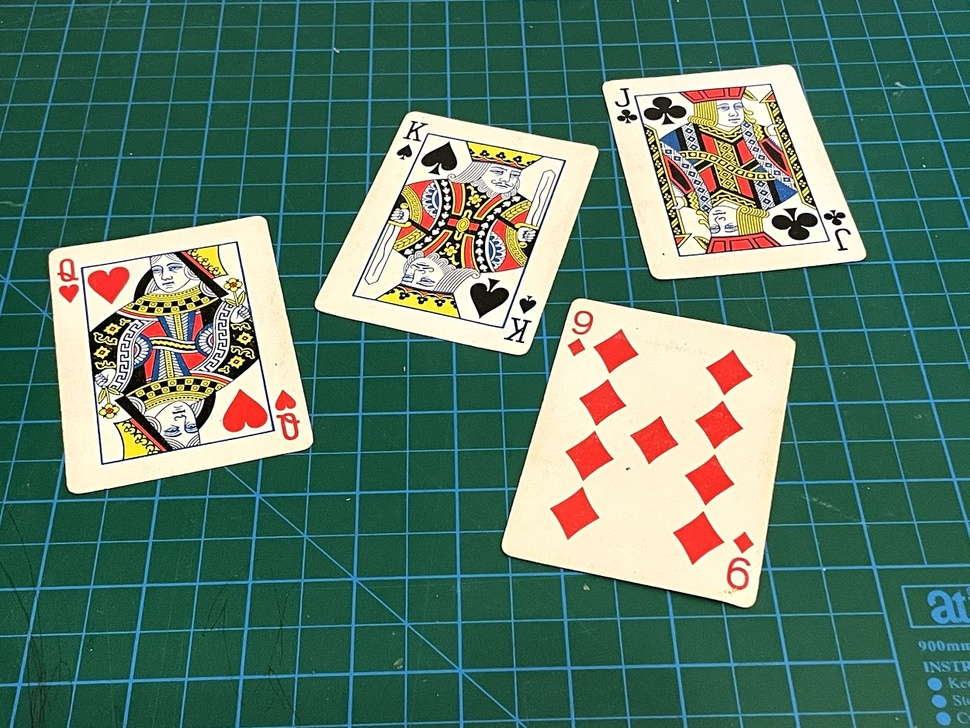
#> input picture assest/cards.jpg, 970 x 728 px, shrunk from 1250 x 938 before the run
$ jupyter execute code.ipynb
#> lines starting #> are read from the running program, lines starting #| are printed output that depends on the picture; after the words box and inside, x2 and y2 are one past the last pixel; in counts of white or black regions, pixels touching at a corner belong together
## 大津法

大津法是按图像的灰度特性,将图像分成背景和前景两部分。因方差是灰度分布均匀性的一种度量,背景和前景之间的类间方差越大,说明构成图像的两部分的差别越大,当部分前景错分为背景或部分背景错分为前景都会导致两部分差别变小。因此,使类间方差最大的分割意味着错分概率最小。

## 什么是类间方差？

[cell 1]
import cv2 as cv
import numpy as np
import matplotlib.pyplot as plt

# 正式开始
img = cv.imread(r"../assest/cards.jpg", 0)
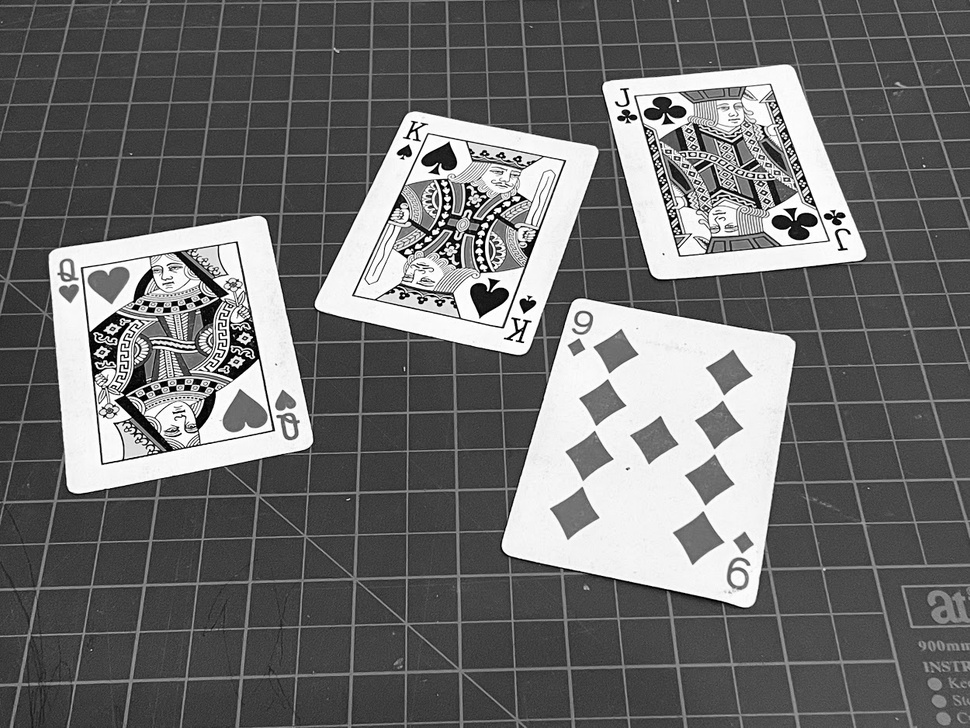
#> img: shape (728, 970); min 0, max 255, mean 109.7

Sigma = -1
T = 0

for t in range(0, 256):
    bg  = img[img <= t]
    obj = img[img > t]

    p0 = bg.size / img.size
    p1 = obj.size / img.size

    m0 = 0 if bg.size == 0 else bg.mean()
    m1 = 0 if obj.size == 0 else obj.mean()

    sigma = p0 * p1 * (m0 - m1)**2

    if sigma > Sigma:
        Sigma = sigma
        T = t
#> this loop made 256 passes
#> (m0, m1, sigma, Sigma) on passes 1 to 12: (0, 110, 29.27, 29.27), (0.284, 110.1, 40.73, 40.73), (0.629, 110.2, 50.68, 50.68), (0.998, 110.3, 59.68, 59.68), (1.35, 110.3, 67.1, 67.1), (1.72, 110.4, 74.28, 74.28), (2.13, 110.5, 81.56, 81.56), (2.5, 110.5, 87.69, 87.69), (2.88, 110.6, 93.69, 93.69), (3.34, 110.7, 100.5, 100.5), (3.74, 110.7, 106.1, 106.1), (4.16, 110.8, 111.9, 111.9)
#> after the loop, Sigma = 4885.5; T = 155
T = int(T)
# 此时 T 即为最佳阈值
print(f"Best threshold = {T}")
#| Best threshold = 155

# 迭代法阈值分割
1、选取初始分割阈值，通常可选图像灰度平均值$T$。

2、根据阈值$T$将图像像素分割为背景和前景，分别求出两者的平均灰度$T0$和$T1$。

3、计算新的阈值$T′=\frac{T0+T12}{2}$。

4、若$T==T′$,则迭代结束，$T$即为最终阈值。否则令$T=T′$，转第 (2) 步。

[cell 2]
import cv2 as cv
import numpy as np
import matplotlib.pyplot as plt

img = cv.imread(r"../assest/cards.jpg", 0)

T = img.mean()
#> T = 109.7

while True:
    t0 = img[img < T].mean()
    t1 = img[img >= T].mean()
    t  = (t0 + t1) / 2
    if abs(T - t) < 1:
        break
    T = t
#> this loop made 5 passes
#> (t0, t1, t, T) on passes 1 to 4: (65.08, 209.5, 137.3, 137.3), (69.68, 230.1, 149.9, 149.9), (71.57, 237.7, 154.6, 154.6), (72.02, 239.3, 155.7, 155.7)
#> (t0, t1, t) on pass 5: (72.09, 239.6, 155.8)
T = int(T)
#> T = 155

print(f"Best threshold = {T}")
#| Best threshold = 155
th, img_bin = cv.threshold(img, T, 255, 0)
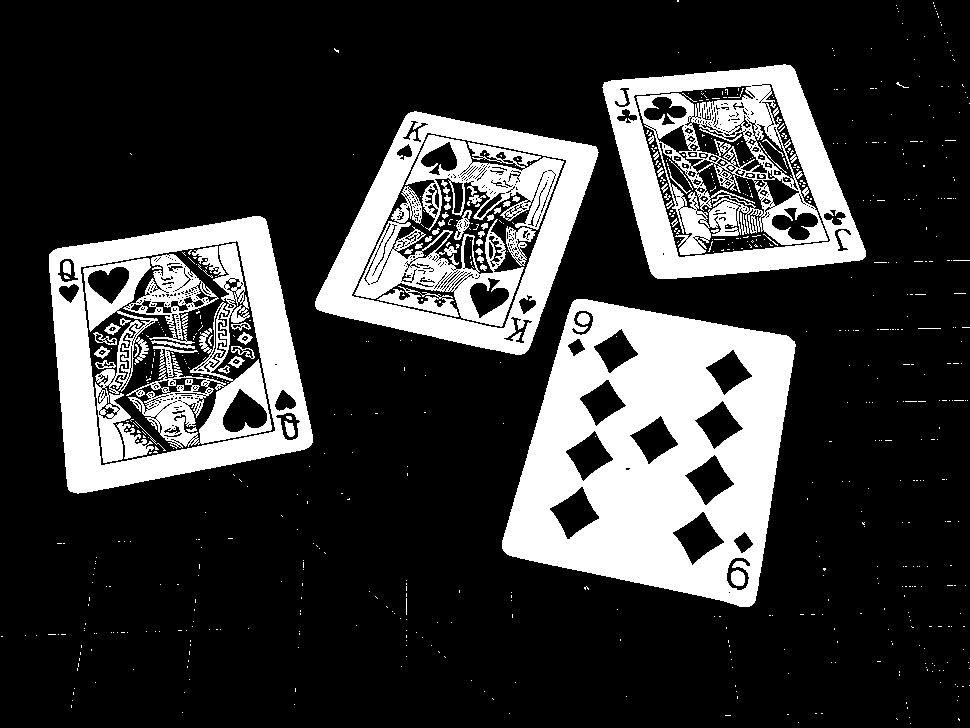
#> img_bin: shape (728, 970); 22.5% white; 735 white regions (664 under 20 px), largest, box (x1, y1, x2, y2) and area: (502, 299, 796, 607) 54691, (602, 64, 866, 279) 27776, (49, 216, 313, 494) 22935
#> th = 155
